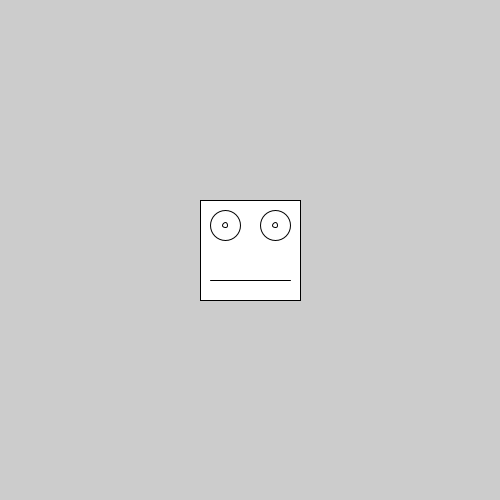
Frame 1 (no input)
Frame 60 (the mouse pressed at the canvas centre just before this capture): identical to frame 1, image omitted
Frame 120 (the mouse held since frame 60 and released just before this capture): identical to frame 1, image omitted

The Processing sketch that drew this single still picture (run headless with seeded random() and noise(); from frame 60 on, the mouse is pressed at the canvas centre):

// Processing sketch: transform1
// ── transform1.pde
float x = 0.0;;

void setup() {
    size(500, 500);
}

void draw() {
    // translate moves the whole coordinate sytem to the gizen location
    translate(200, 200); // try different values to see how translate works
    // now point (0,0) is actually at (200,200)
    rect(0, 0, 100, 100);
    ellipse(25, 25, 30, 30);
    ellipse(75, 25, 30, 30);
    ellipse(25, 25, 5, 5);
    ellipse(75, 25, 5, 5);
    line(10, 80, 90, 80);
    x += 0.01;
}
